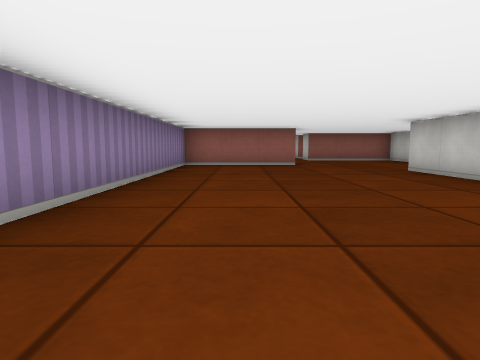
View 1 (above)

24 first-person views from a walk through a cub3D level. The camera is about half as high as the walls, tilts 6° down and sees 75° across. The floor is counted in squares. Each view is taken from the middle of a square. On the plan, view 1 faces up. The plan holds only what a view shows up to about 9 squares ahead; the rest is blank.

View 2
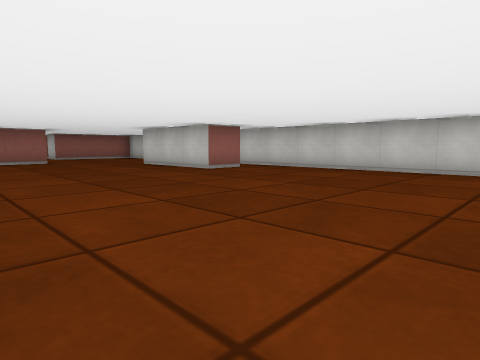

View 3
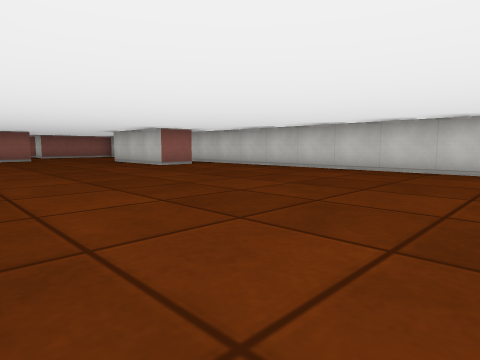

View 4
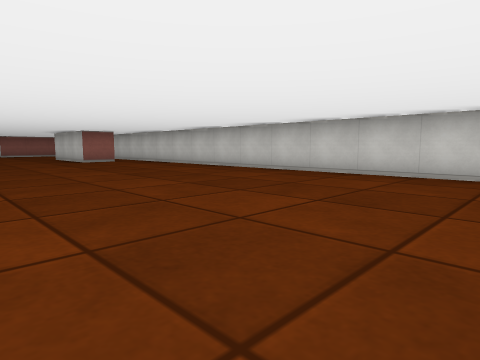

View 5
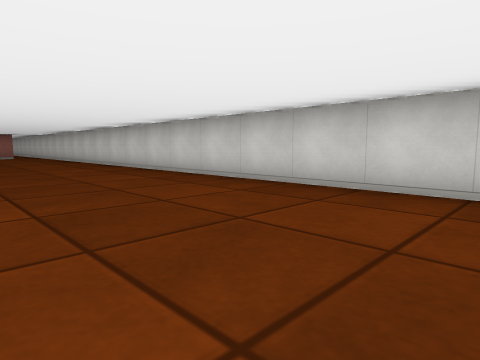

View 6
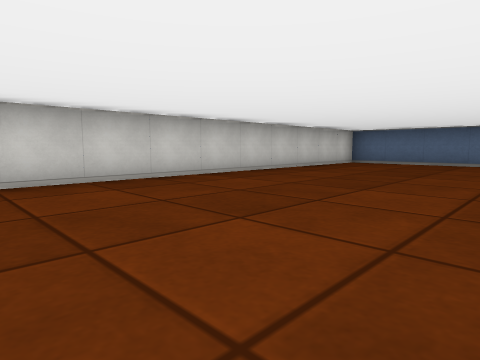

View 7
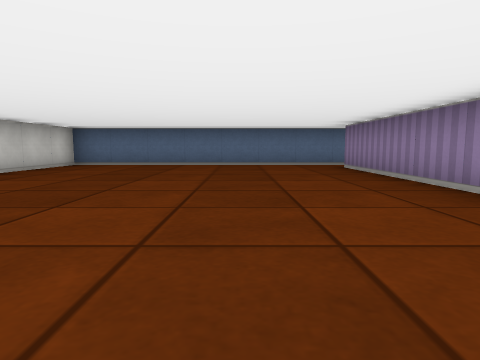

View 8
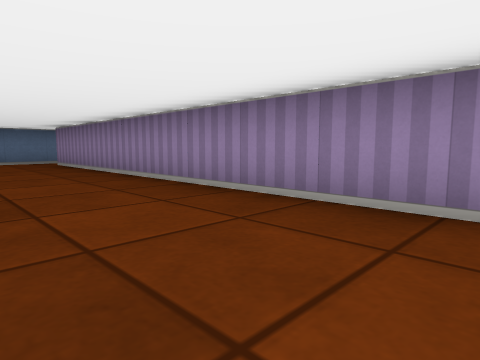

View 9
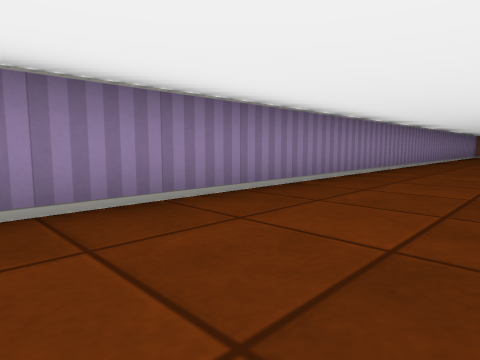

View 10
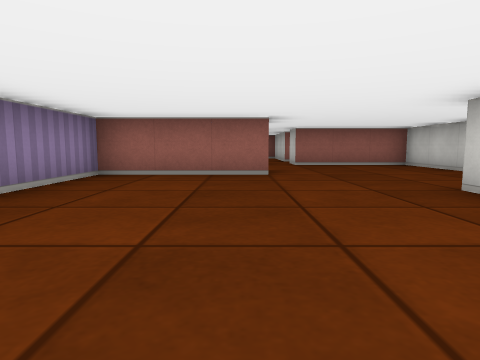

View 11
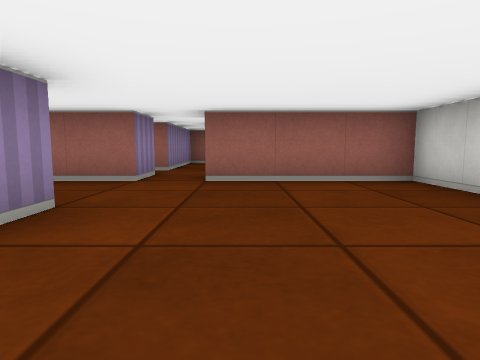

View 12
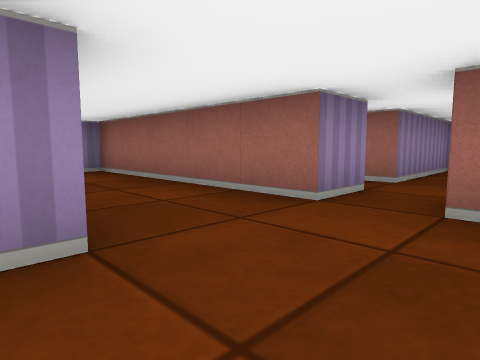

View 13
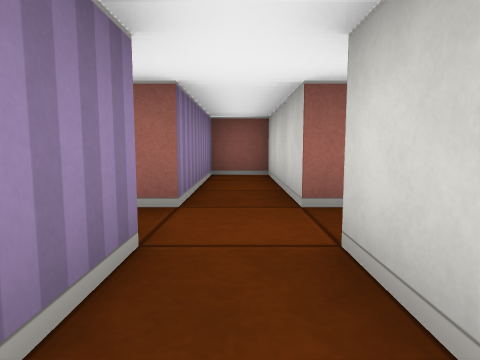

View 14
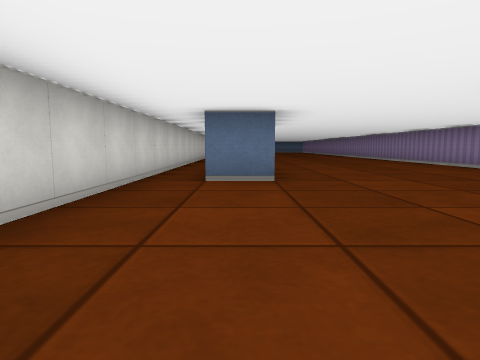

View 15
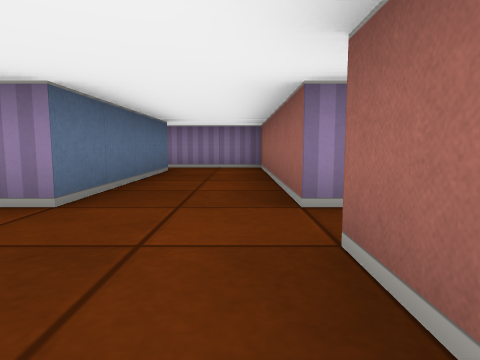

View 16
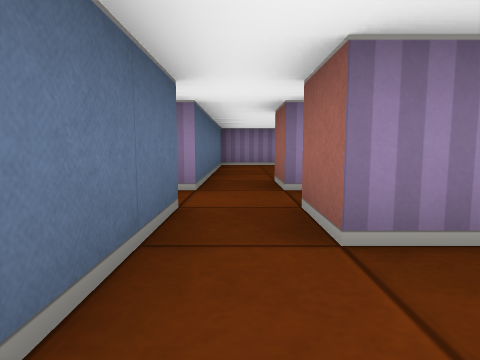

View 17
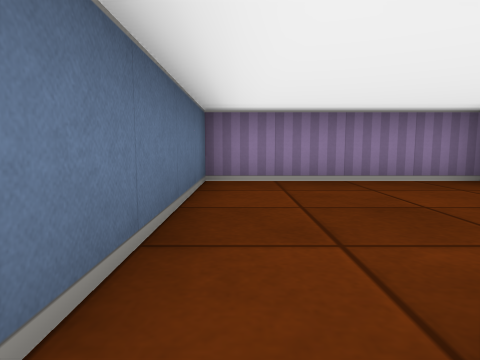

View 18
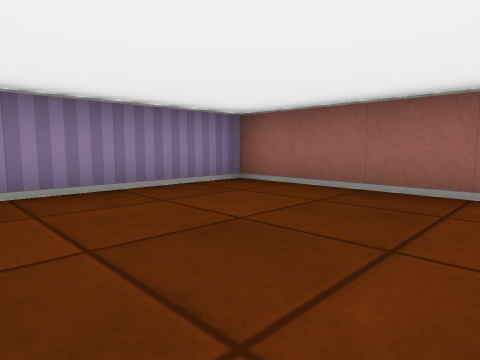

View 19
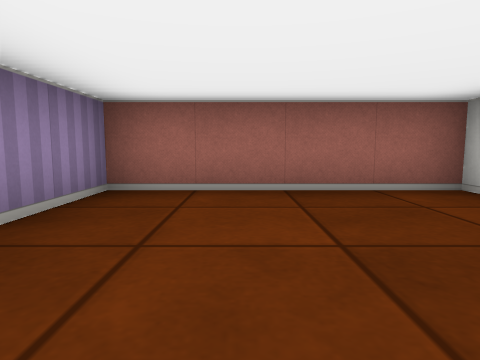

View 20
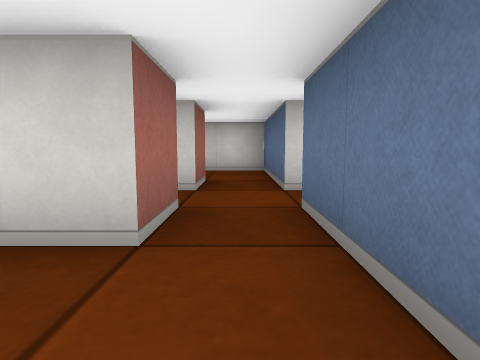

View 21
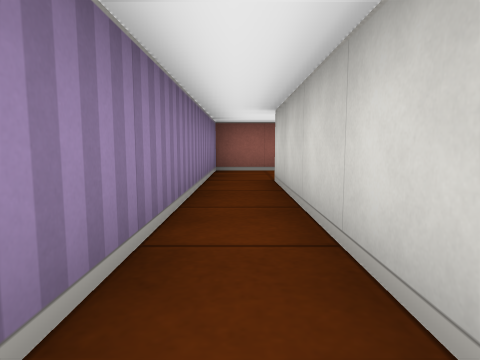

View 22
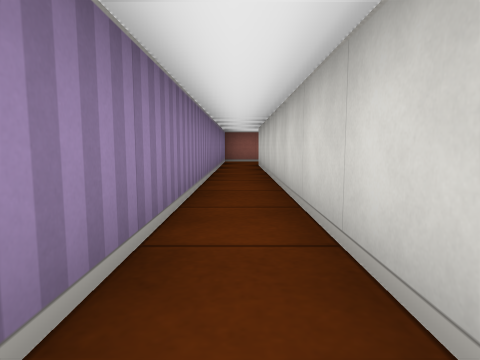

View 23
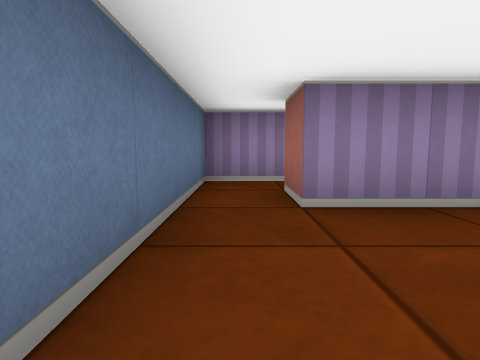

View 24
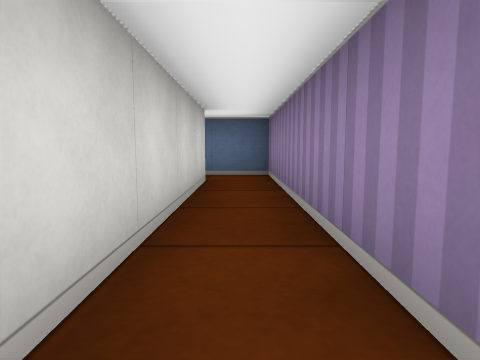

### Floor plan
Ten units are one square. View 1 is at (0, 0); x grows to the right and y downward. Boxes are objects, and circles mark ways between rooms. Rooms are numbered by the first view taken in them; rooms with no view inside come last. Other rooms are left out.
<svg viewBox="-40 -170 100 350">
<path fill="none" stroke="#000" d="M-25 -15 -25 -95 15 -95 15 -89M45 -35 35 -35 35 -65 45 -65M-35 125 -35 175 55 175 55 -115 25 -115M16 -85 -15 -85 -15 165 -25 165 -25 125M15 -115 -35 -115 -35 -15M35 -142 35 -135 25 -135M25 -125 55 -125 55 -138M25 -135 25 -165 15 -165 15 -135 5 -135M5 -125 15 -125 15 -115M25 -115 25 -125M5 -135 5 -142M6 -165 -35 -165 -35 -125 5 -125"/>
<circle cx="20" cy="-120" r="3" fill="#2a7"/>
<circle cx="30" cy="-130" r="3" fill="#2a7"/>
<circle cx="10" cy="-130" r="3" fill="#2a7"/>
<text x="10" y="30">1</text>
<text x="40" y="-140">2</text>
<text x="20" y="-140">3</text>
<text x="-20" y="-150">4</text>
</svg>
Room 1 opens to room 3. Room 2 opens to room 3. Room 3 opens to room 4.

Where each view was taken, in squares from view 1:
view 1: 0 up, 0 right, facing up
view 2: 2 down, 1 left, facing up-right
view 3: 4 down, 1 left, facing up-right
view 4: 7 down, 0 right, facing up-right
view 5: 12 down, 2 right, facing up-right
view 6: 8 down, 1 right, facing down-right
view 7: 9 down, 1 right, facing down
view 8: 7 down, 1 right, facing down-left
view 9: 9 down, 1 right, facing up-left
view 10: 3 up, 1 right, facing up
view 11: 7 up, 3 right, facing up
view 12: 9 up, 3 right, facing up-left
view 13: 11 up, 2 right, facing up
view 14: 11 up, 4 right, facing down
view 15: 11 up, 4 right, facing left
view 16: 13 up, 5 right, facing left
view 17: 13 up, 1 right, facing left
view 18: 13 up, 0 right, facing up-left
view 19: 13 up, 2 left, facing up
view 20: 13 up, 1 left, facing right
view 21: 5 up, 3 left, facing up
view 22: 1 up, 3 left, facing up
view 23: 17 down, 1 right, facing left
view 24: 12 down, 3 left, facing down
